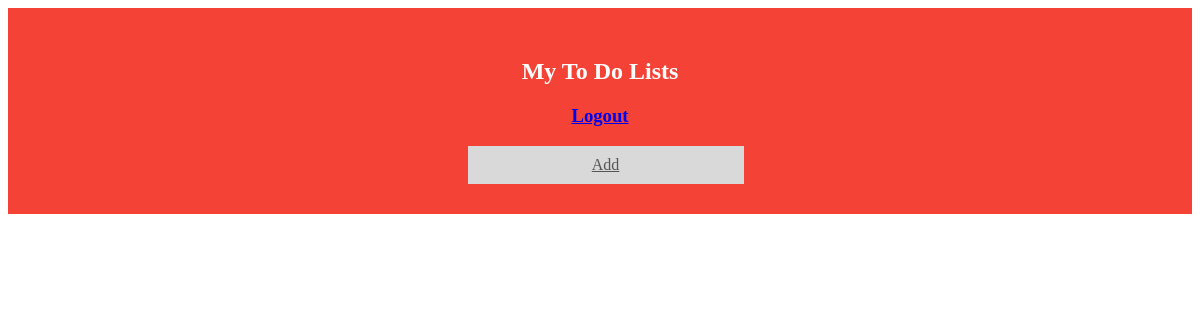
Before: /index/ (signed in) with the older database file.
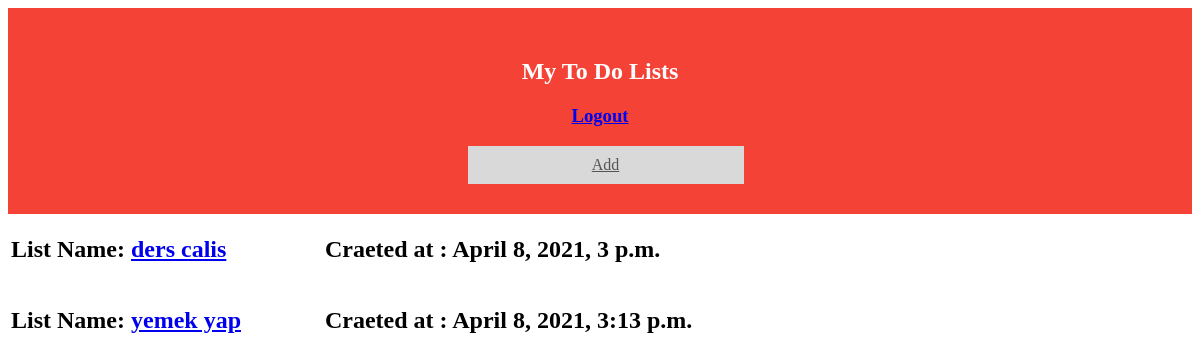
After: the same page with the newer database file.
### lists/models.py (models this page shows, shortened)
class Lists(models.Model):
    user = models.ForeignKey(User, on_delete= models.CASCADE)
    name = models.CharField(max_length=30)
    created_at = models.DateTimeField(auto_now_add=True)
    updated_at = models.DateTimeField(auto_now=True)
    slug = models.SlugField(null=False, unique=True)
    class MPTTMeta:
      order_insertion_by = ['created_at']

### home/views.py (the view)
# urls.py: path('', views.index, name='index'),
@login_required(login_url='/login')  # Check login
def index(request):
    current_user = request.user
    lists = Lists.objects.filter(user_id=current_user)
    context = {
        'lists': lists
    }
    return render(request, 'index.html',context)

### home/templates/index.html (shortened to what this page needs)
<!DOCTYPE html>
<html lang="en">
<head>
</head>
<body>
{% if user.id is not None %}
    <div id="myDIV" class="header">
      <h2>My To Do Lists</h2><h3><a href="/logout">Logout</a></h3>
       <a style="margin-left: 38%" href="/addlist" class="addBtn">Add</a>
    </div>
     <table class="table table-bordered table-condensed">
         {% for rs in lists %}
                    <tr>
                        <td  style="margin-left: 80px"  class="text-left"><h2 style="border-color: red">List Name: <a href="/list/{{ rs.id }}/{{ rs.slug }}"> {{ rs.name }}</a></h2></td>
                        <td style="margin-left: 80px" class="text-left"><h2 style="margin-left: 80px">Craeted at : {{ rs.created_at }}</h2></td>
                    </tr>
         {% endfor %}
     </table>
{% endif %}
</body>
</html>

Changed rows visible on the page:
added Lists: name "ders calis", created_at "April 8, 2021, 3 p.m."
added Lists: name "yemek yap", created_at "April 8, 2021, 3:13 p.m."
